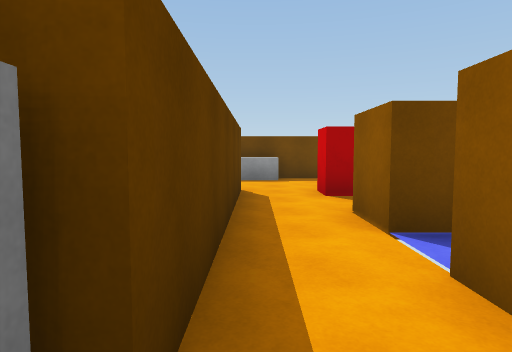
view 1 (above)

17 first-person views from a walk through a Unity game level. The camera is 1.4 m above the floor, tilts 4° down and sees 75° across. The floor is counted in squares, 2 m on a side. Each view is taken from the middle of a square. On the plan, view 1 faces up. The plan holds only what a view shows up to about 10 squares ahead; the rest is blank.

view 2
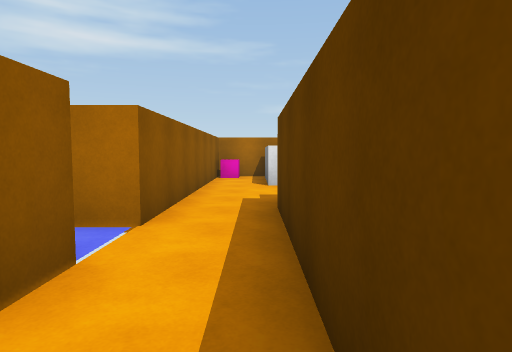

view 3
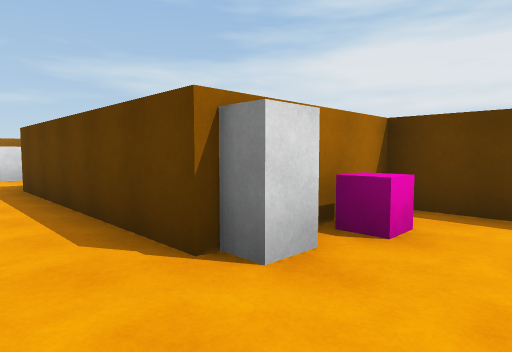

view 4
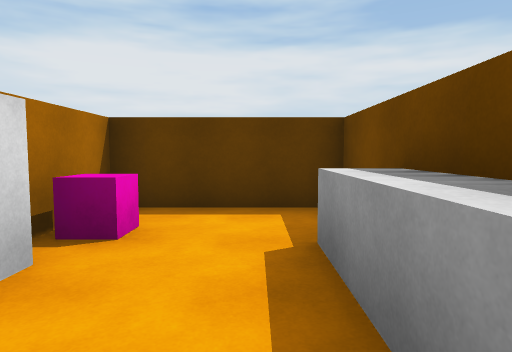

view 5
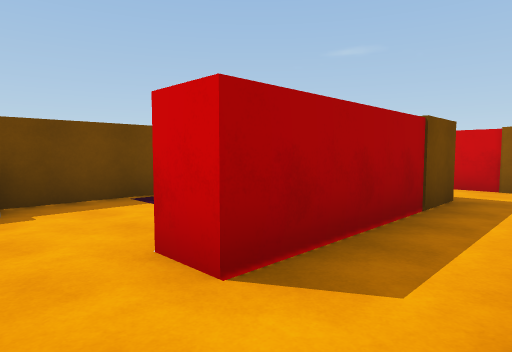

view 6
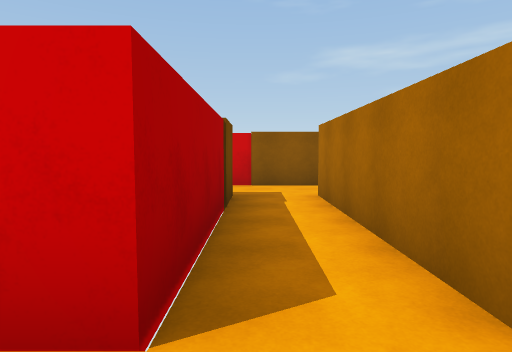

view 7
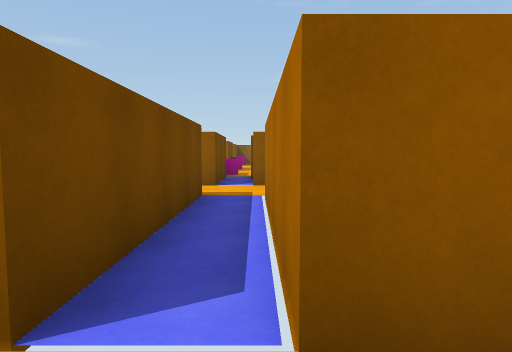

view 8
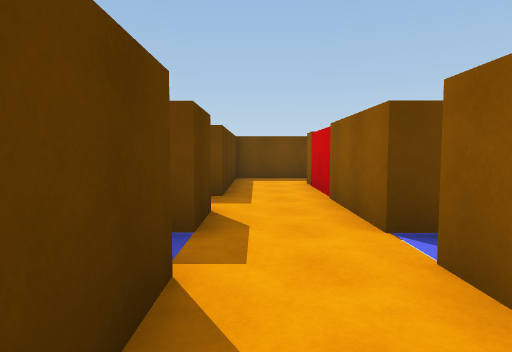

view 9
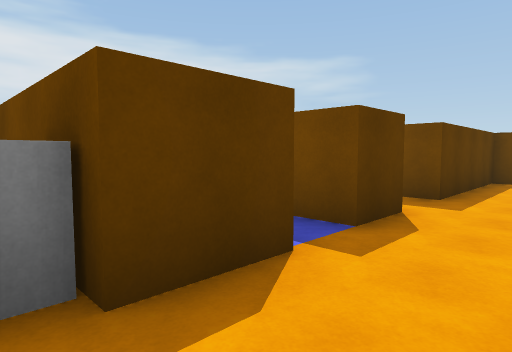

view 10
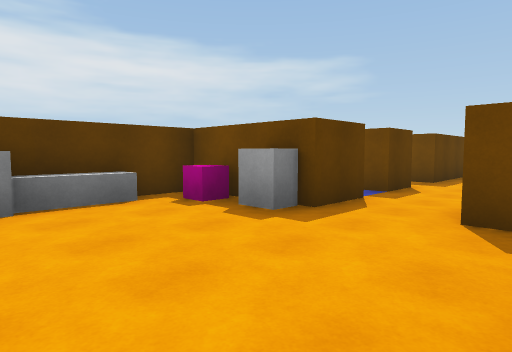

view 11
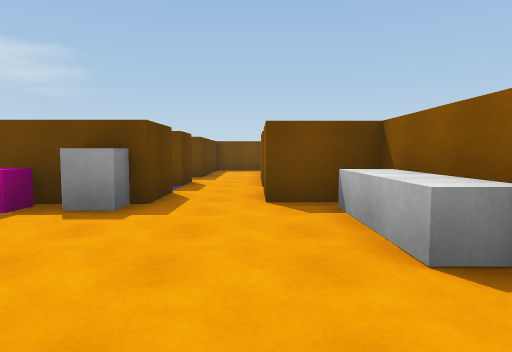

view 12
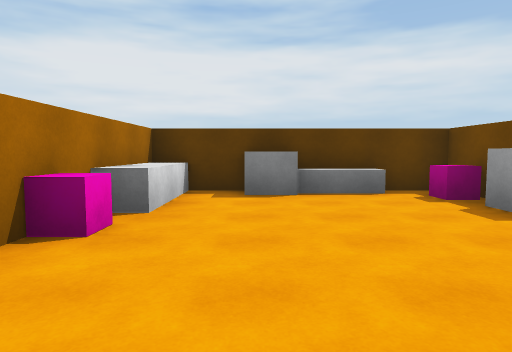

view 13
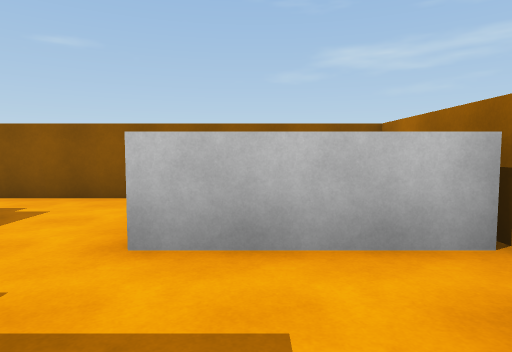

view 14
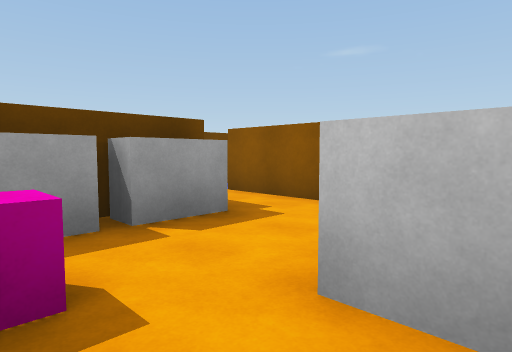

view 15
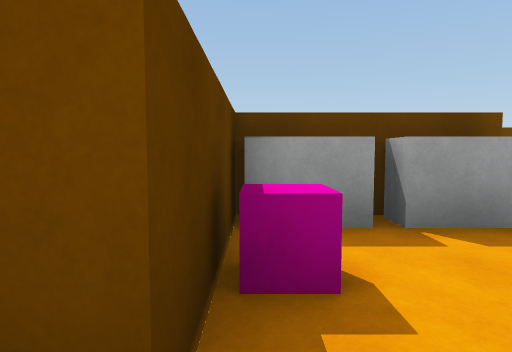

view 16
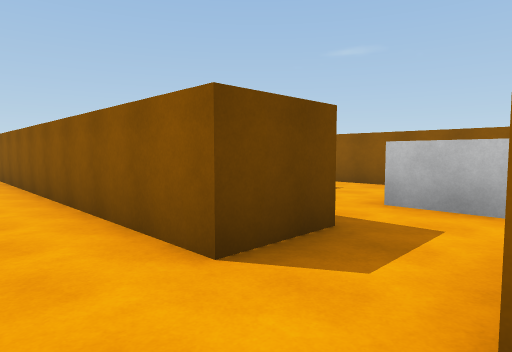

view 17
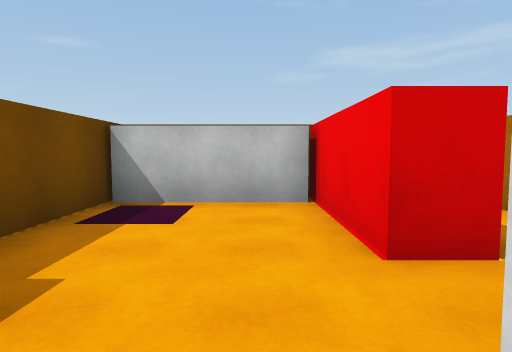

### Floor plan
Ten units are one square. View 1 is at (0, 0); x grows to the right and y downward. Boxes are objects, and circles mark ways between rooms. Rooms are numbered by the first view taken in them; rooms with no view inside come last. Other rooms are left out.
<svg viewBox="-52 -125 152 185">
<path fill="none" stroke="#000" d="M-9 21 -3 21 -3 45M-32 18 -32 23 -47 23M-3 -7 -32 -7M-16 48 -16 20M-16 49 11 49 11 -19M-3 -56 -3 -7M6 -85 -16 -85M37 -62 37 -91 -32 -91 -32 -61 -16 -61M11 -29 11 -40 55 -40M55 -76 55 -54 11 -54 11 -61 44 -61M72 -44 72 -78M88 18 88 -7 71 -7M55 -19 55 -5 29 -5 29 49 56 49M86 20 81 20 81 -2M33 8 33 24M29 42 52 42 52 50M-47 23 -47 -61M55 -40 55 -29 11 -29M72 -10 72 -44M95 -29 71 -29M11 -19 55 -19"/>
<rect x="-35" y="5" width="10" height="10" fill="#bbb"><title>cube</title></rect>
<rect x="-35" y="-5" width="20" height="10" fill="#bbb"><title>block</title></rect>
<rect x="-15" y="-5" width="10" height="10" fill="#bbb"><title>block</title></rect>
<rect x="5" y="35" width="10" height="10" fill="#bbb"><title>cube</title></rect>
<rect x="-25" y="-75" width="10" height="10" fill="#bbb"><title>cube</title></rect>
<rect x="-15" y="-65" width="10" height="10" fill="#bbb"><title>block</title></rect>
<rect x="25" y="25" width="10" height="10" fill="#bbb"><title>block</title></rect>
<rect x="35" y="-5" width="10" height="10" fill="#bbb"><title>cube</title></rect>
<rect x="45" y="-5" width="10" height="10" fill="#bbb"><title>block</title></rect>
<rect x="55" y="45" width="10" height="10" fill="#bbb"><title>cube</title></rect>
<circle cx="0" cy="-10" r="3" fill="#2a7"/>
<circle cx="-40" cy="30" r="3" fill="#2a7"/>
<circle cx="20" cy="-20" r="3" fill="#2a7"/>
<circle cx="65" cy="-35" r="3" fill="#2a7"/>
<circle cx="65" cy="-10" r="3" fill="#2a7"/>
<text x="-10" y="20">1</text>
<text x="10" y="-60">2</text>
<text x="60" y="20">3</text>
<text x="80" y="-120">4</text>
<text x="60" y="-30">5</text>
</svg>
Room 1 opens to room 2. Room 1 opens to room 4. Room 2 opens to room 5. Room 3 opens to room 5.

Where each view was taken, in squares from view 1:
view 1: 0 up, 0 right, facing up
view 2: 5 up, 0 right, facing down
view 3: 8 up, 1 right, facing down-left
view 4: 8 up, 1 right, facing left
view 5: 4 up, 0 right, facing up-right
view 6: 5 up, 0 right, facing right
view 7: 2 up, 0 right, facing right
view 8: 0 up, 6 right, facing up
view 9: 0 up, 7 right, facing up-left
view 10: 3 down, 8 right, facing up-left
view 11: 4 down, 7 right, facing up
view 12: 3 down, 9 right, facing left
view 13: 3 down, 4 left, facing right
view 14: 3 down, 3 left, facing up-right
view 15: 3 down, 3 left, facing up
view 16: 4 down, 6 left, facing up-right
view 17: 7 up, 1 left, facing right
